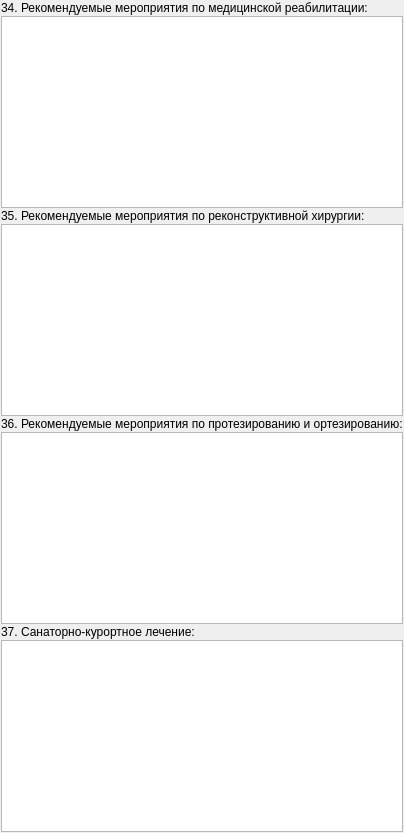
          <widget class="QWidget" name="tabRecommend">
           <attribute name="title">
            <string>Рекомендации</string>
           </attribute>
           <layout class="QGridLayout" name="gridLayout_52">
            <property name="margin">
             <number>1</number>
            </property>
            <property name="spacing">
             <number>1</number>
            </property>
            <item row="7" column="0">
             <widget class="QLabel" name="lblHealthResortTreatment">
              <property name="text">
               <string>37. Санаторно-курортное лечение:</string>
              </property>
             </widget>
            </item>
            <item row="1" column="0">
             <widget class="QTextEdit" name="edtRecommendedActionRehabilitation"/>
            </item>
            <item row="8" column="0">
             <widget class="QTextEdit" name="edtHealthResortTreatment"/>
            </item>
            <item row="0" column="0">
             <widget class="QLabel" name="lblRecommendedActionRehabilitation">
              <property name="text">
               <string>34. Рекомендуемые мероприятия по медицинской реабилитации:</string>
              </property>
             </widget>
            </item>
            <item row="5" column="0">
             <widget class="QLabel" name="lblRecommendedActionProsthetics">
              <property name="text">
               <string>36. Рекомендуемые мероприятия по протезированию и ортезированию:</string>
              </property>
             </widget>
            </item>
            <item row="3" column="0">
             <widget class="QLabel" name="lblRecommendedActionReconstructiveSurgery">
              <property name="text">
               <string>35. Рекомендуемые мероприятия по реконструктивной хирургии:</string>
              </property>
             </widget>
            </item>
            <item row="4" column="0">
             <widget class="QTextEdit" name="edtRecommendedActionReconstructiveSurgery"/>
            </item>
            <item row="6" column="0">
             <widget class="QTextEdit" name="edtRecommendedActionProsthetics"/>
            </item>
           </layout>
          </widget>
